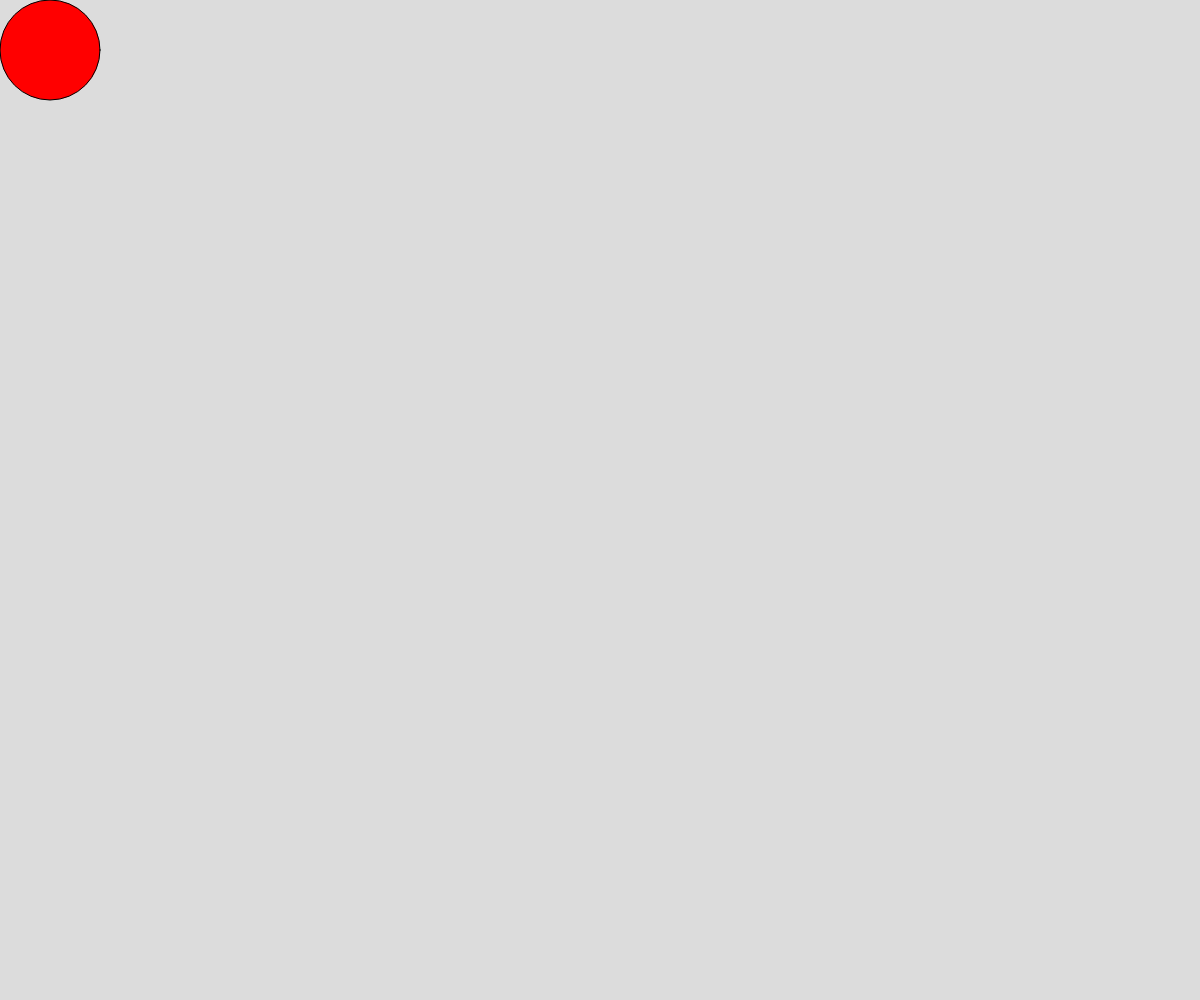
Frame 1 (no input)
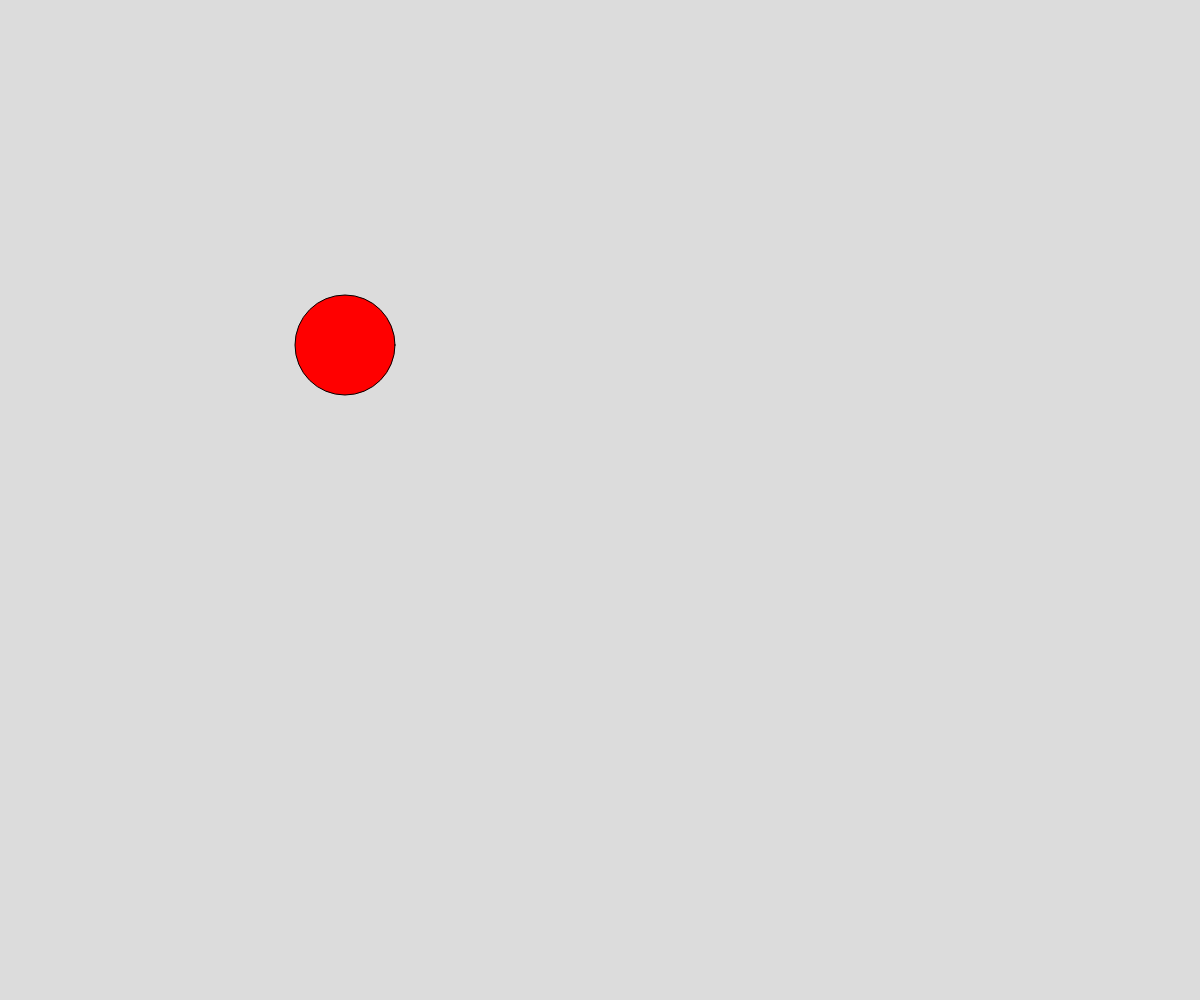
Frame 60 (no input)
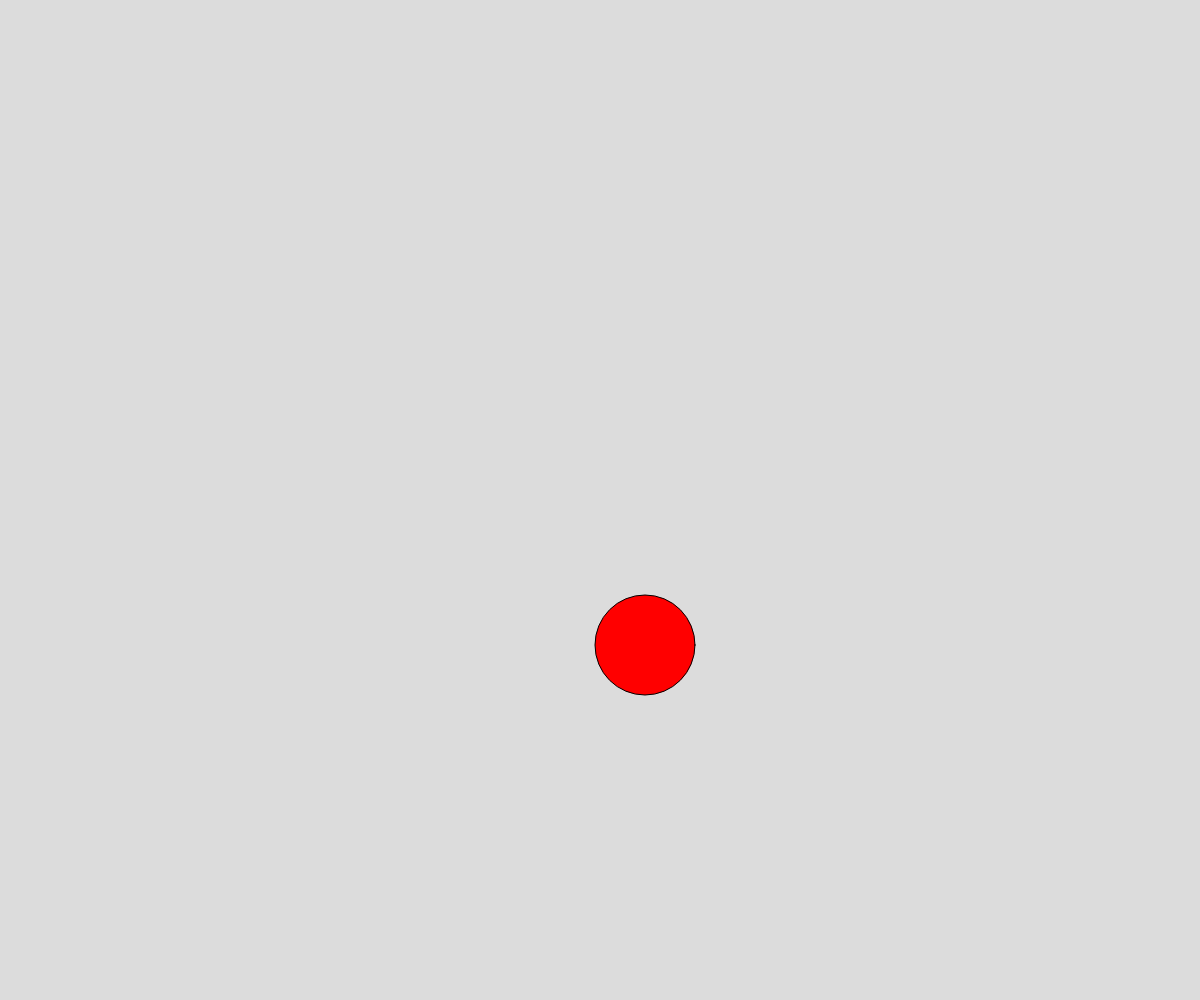
Frame 120 (the mouse pressed at the canvas centre since frame 60)

The p5.js sketch that drew these frames (run headless with seeded random() and noise() and a simulated clock; from frame 60 on, the mouse is pressed at the canvas centre):

// p5.js sketch
// ── sketch.js
circley = 50;
circlex = 50;
speed = 5;
radius = 50;
hasHitx = false;
hasHity = false;

function setup() {
    createCanvas(windowWidth, windowHeight);
    
  }
  
  function draw() {
    background(220);

    fill(255,0,0);
    circle(circlex,circley,radius*2);
   

    if (!hasHitx) {
        circley += speed;
        circlex += speed;
    } else if (hasHitx){
        circley -= speed;
        circlex += speed;
    } 
    if (hasHity) {
        circley += speed;
        circlex -= speed;
    } 

    if (circley == windowHeight - radius) {
        hasHitx = true;
    } else if (circley < windowHeight) {
        hasHitx = false;
    } 
    
    if (circlex == windowWidth-radius) {
        hasHity = true;
    } else if (circley == windowHeight) {
        hasHity = false;
    }

    // if (circlex == windowWidth - radius) {
    //     hasHitx = true;
    // } 
    // else if (circlex == windowHeight - radius) {
    //     hasHitx = false;
    // }

    // if (circley == windowHeight - radius || circley == 0 + radius) {
    //     speed *= -1;
    // } 

  }
